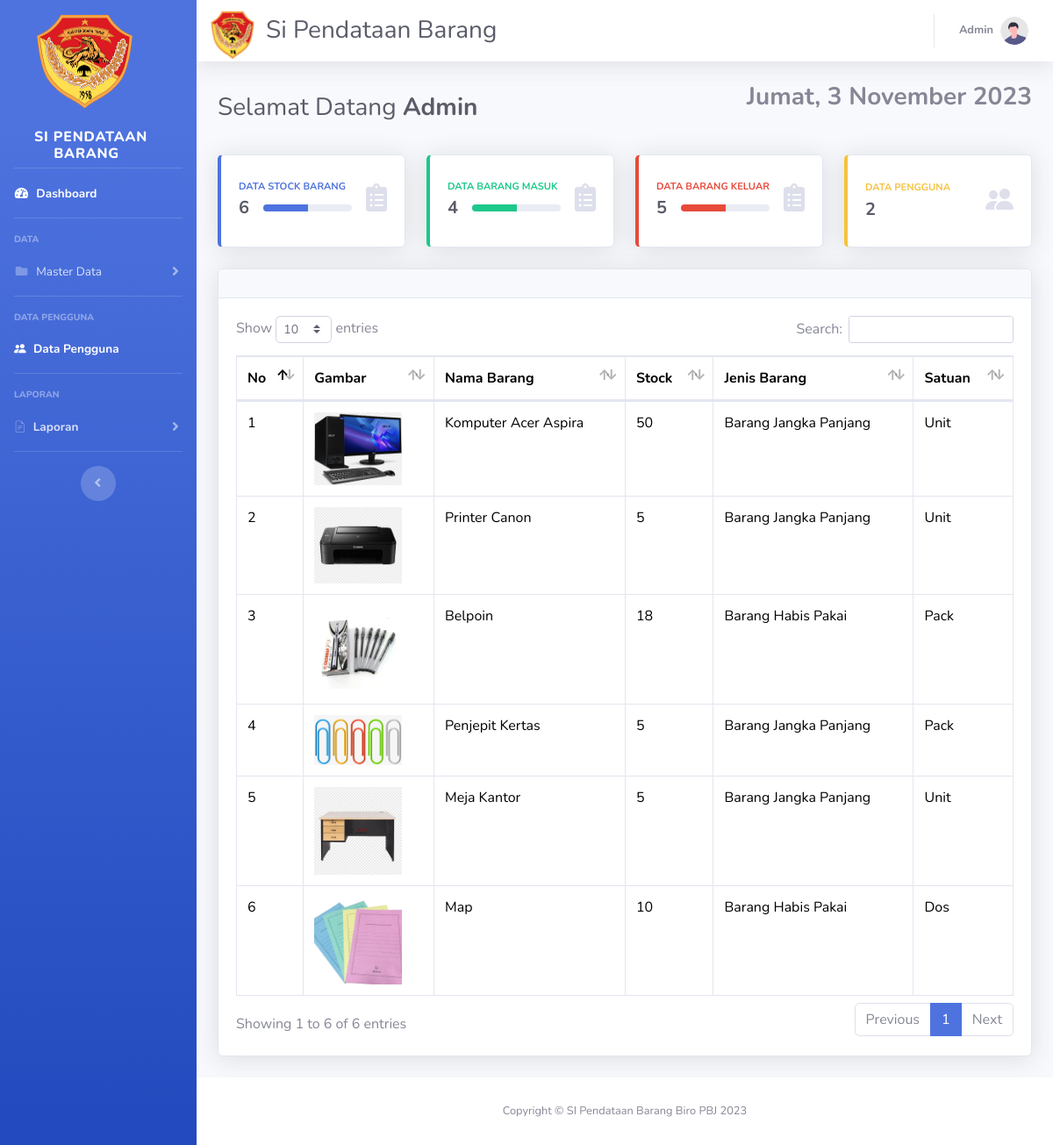
The page /home.php (signed in) on the database its author committed.
### tables this page shows
CREATE TABLE `stock_barang` (
  `kode_stok` int(11) NOT NULL,
  `jumlah_seluruh` varchar(25) NOT NULL,
  `nama_barang` varchar(25) NOT NULL,
  `jenis` varchar(25) NOT NULL,
  `satuan` varchar(25) NOT NULL,
  `image` varchar(99) DEFAULT NULL,
  `created_at` datetime NOT NULL DEFAULT current_timestamp(),
  `updated_at` datetime NOT NULL DEFAULT current_timestamp()
);

### function.php (called while the page is built, shortened)
<?php
$baseURL = "http://$_SERVER[HTTP_HOST]/apps/revisi/Pbj/";

### home.php (the view, shortened to what this page needs)
<?php
require 'function.php';
$get1 = mysqli_query($conn, "SELECT * FROM stock_barang");
$count1 = mysqli_num_rows($get1);
$get2 = mysqli_query($conn, "SELECT * FROM barang_masuk");
$count2 = mysqli_num_rows($get2);
$get3 = mysqli_query($conn, "SELECT * FROM barang_keluar");
$count3 = mysqli_num_rows($get3);
$get4 = mysqli_query($conn, "SELECT * FROM login");
$count4 = mysqli_num_rows($get4);
?>
<!DOCTYPE html>
<html lang="en">
<head>
    <link rel="stylesheet" href="https://cdn.jsdelivr.net/npm/bootstrap-icons@1.11.1/font/bootstrap-icons.css">
    <link href="vendor/fontawesome-free/css/all.min.css" rel="stylesheet" type="text/css">
    <link href="css/sb-admin-2.min.css" rel="stylesheet">
    <link href="vendor/datatables/dataTables.bootstrap4.min.css" rel="stylesheet">
</head>
<body id="page-top">
    <div id="wrapper">
        <?php require_once("sidebar.php"); ?>
        <div id="content-wrapper" class="d-flex flex-column">
            <div id="content">
                <nav class="navbar navbar-expand navbar-light bg-white topbar mb-4 static-top shadow">
                    <div class="container-fluid"><img src="img/logo-removebg-preview.png" width="50" height="56" style="margin-top: 91px;padding-top: 0px;margin-bottom: 82px;">
                        <h3 class="text-dark mb-0" style="padding-right: 0px;margin-right: -579px;padding-left: 13px;">Si Pendataan Barang</h3>
                        <ul class="navbar-nav ml-auto">
                            <li class="nav-item dropdown no-arrow">
                                <a class="nav-link dropdown-toggle" href="#" id="userDropdown" role="button" data-toggle="dropdown" aria-haspopup="true" aria-expanded="false">
                                    <span class="mr-2 d-none d-lg-inline text-gray-600 small"><b><?php echo $_SESSION['level']; ?></b></span>
                                    <img class="img-profile rounded-circle" src="img/undraw_profile.svg">
                                </a>
                            </li>
                        </ul>
                </nav>
                <div class="container-fluid">
                    <div class="d-sm-flex align-items-center justify-content-between mb-4">
                        <h1 class="h3 mb-0 text-gray-800">Selamat Datang <b> <?php echo $_SESSION['level']; ?></b></h1>
                        <ul class="notification-area pull-right">
                            <h3>
                                <div class="date">
                                    <b>
                                    </b>
                                </div>
                            </h3>
                        </ul>
                    </div>
                    <div class="row">
                        <div class="col-xl-3 col-md-6 mb-4">
                            <div class="card border-left-primary shadow h-100 py-2">
                                <div class="card-body">
                                    <div class="row no-gutters align-items-center">
                                        <div class="col mr-2">
                                            <div class="text-xs font-weight-bold text-primary text-uppercase mb-1">Data Stock Barang
                                            </div>
                                            <div class="row no-gutters align-items-center">
                                                <div class="col-auto">
                                                    <div class="h5 mb-0 mr-3 font-weight-bold text-gray-800"><?= $count1; ?></div>
                                                </div>
                                                <div class="col">
                                                    <div class="progress progress-sm mr-2">
                                                        <div class="progress-bar bg-primary" role="progressbar" style="width: 50%" aria-valuenow="50" aria-valuemin="0" aria-valuemax="100"></div>
                                                    </div>
                                                </div>
                                            </div>
                                        </div>
                                        <div class="col-auto">
                                            <i class="fas fa-clipboard-list fa-2x text-gray-300"></i>
                                        </div>
                                    </div>
                                </div>
                            </div>
                        </div>
                        <div class="col-xl-3 col-md-6 mb-4">
                            <div class="card border-left-success shadow h-100 py-2">
                                <div class="card-body">
                                    <div class="row no-gutters align-items-center">
                                        <div class="col mr-2">
                                            <div class="text-xs font-weight-bold text-success text-uppercase mb-1">Data Barang Masuk
                                            </div>
                                            <div class="row no-gutters align-items-center">
                                                <div class="col-auto">
                                                    <div class="h5 mb-0 mr-3 font-weight-bold text-gray-800"><?= $count2; ?></div>
                                                </div>
                                                <div class="col">
                                                    <div class="progress progress-sm mr-2">
                                                        <div class="progress-bar bg-success" role="progressbar" style="width: 50%" aria-valuenow="50" aria-valuemin="0" aria-valuemax="100"></div>
                                                    </div>
                                                </div>
                                            </div>
                                        </div>
                                        <div class="col-auto">
                                            <i class="fas fa-clipboard-list fa-2x text-gray-300"></i>
                                        </div>
                                    </div>
                                </div>
                            </div>
                        </div>
                        <div class="col-xl-3 col-md-6 mb-4">
                            <div class="card border-left-danger shadow h-100 py-2">
                                <div class="card-body">
                                    <div class="row no-gutters align-items-center">
                                        <div class="col mr-2">
                                            <div class="text-xs font-weight-bold text-danger text-uppercase mb-1">Data Barang keluar
                                            </div>
                                            <div class="row no-gutters align-items-center">
                                                <div class="col-auto">
                                                    <div class="h5 mb-0 mr-3 font-weight-bold text-gray-800"><?= $count3; ?></div>
                                                </div>
                                                <div class="col">
                                                    <div class="progress progress-sm mr-2">
                                                        <div class="progress-bar bg-danger" role="progressbar" style="width: 50%" aria-valuenow="50" aria-valuemin="0" aria-valuemax="100"></div>
                                                    </div>
                                                </div>
                                            </div>
                                        </div>
                                        <div class="col-auto">
                                            <i class="fas fa-clipboard-list fa-2x text-gray-300"></i>
                                        </div>
                                    </div>
                                </div>
                            </div>
                        </div>
                        <div class="col-xl-3 col-md-6 mb-4">
                            <div class="card border-left-warning shadow h-100 py-2">
                                <div class="card-body">
                                    <div class="row no-gutters align-items-center">
                                        <div class="col mr-2">
                                            <div class="text-xs font-weight-bold text-warning text-uppercase mb-1">
                                                Data Pengguna</div>
                                            <div class="h5 mb-0 font-weight-bold text-gray-800"><?= $count4; ?></div>
                                        </div>
                                        <div class="col-auto">
                                            <i class="bi bi-people-fill fa-2x text-gray-300"></i>
                                        </div>
                                    </div>
                                </div>
                            </div>
                        </div>
                    </div>
                    <div class="card shadow mb-4">
                        <div class="card-header py-3">
                        </div>
                        <div class="card-body">
                            <div class="table-responsive">
                                <table class="table table-bordered" id="dataTable" width="100%" cellspacing="0">
                                    <thead>
                                        <tr>
                                            <th>No</th>
                                            <th>Gambar</th>
                                            <th>Nama Barang</th>
                                            <th>Stock</th>
                                            <th>Jenis Barang</th>
                                            <th>Satuan</th>
                                        </tr>
                                    </thead>
                                    <tbody>
                                        <?php
                                        $i = 1;
                                        $ambilsemuadatastock = mysqli_query($conn, "SELECT * FROM stock_barang");
                                        while ($data = mysqli_fetch_array($ambilsemuadatastock)) {
                                            $nama_barang = $data['nama_barang'];
                                            $jumlah_seluruh = $data['jumlah_seluruh'];
                                            $jenis = $data['jenis'];
                                            $satuan = $data['satuan'];
                                            $gambar = $data['image'];
                                            if ($gambar == null) {
                                                $img = 'No Photo';
                                            } else {
                                                $img = '<img src="images/' . $gambar . '" class="zoomable">';
                                            }
                                        ?>
                                            <tr>
                                                <td><?= $i++; ?></td>
                                                <td><?= $img; ?></td>
                                                <td><?= $nama_barang; ?></td>
                                                <td><?= $jumlah_seluruh; ?></td>
                                                <td><?= $jenis; ?></td>
                                                <td><?= $satuan; ?></td>
                                            </tr>
                                        <?php
                                        };
                                        ?>
                                    </tbody>
                                </table>
                            </div>
                        </div>
                    </div>
                </div>
            </div>
            <footer class="sticky-footer bg-white">
                <div class="container my-auto">
                    <div class="copyright text-center my-auto">
                        <span>Copyright &copy; SI Pendataan Barang Biro PBJ 2023</span>
                    </div>
                </div>
            </footer>
        </div>
    </div>
</body>
</html>

### sidebar.php (shortened to what this page needs)
<ul class="navbar-nav bg-gradient-primary sidebar sidebar-dark accordion" id="accordionSidebar">
  <div class="container-fluid d-flex flex-column p-0"><a class="navbar-brand d-flex justify-content-center align-items-center sidebar-brand m-0" href="home.php" style="margin-bottom: -35px;padding-bottom: 97px;"><img src="img/logo-removebg-preview.png" width="111" height="110" style="padding-top: 0px;margin-top: 91px;">
      <a class="navbar-brand d-flex justify-content-center align-items-center sidebar-brand m-0" href="<?= $baseURL ?>home.php" style="margin-top: -39px;margin-bottom: -22px;"><span style="padding-top: 0px;margin-top: 38px;">&nbsp;Barang</span>
        <div class="sidebar-brand-text mx-3"><span style="margin-right: -116px;margin-left: -213px;">Si Pendataan</span></div>
      </a>
      <hr class="sidebar-divider my-0">
      <li class="nav-item active">
        <a class="nav-link" href="<?= $baseURL ?>home.php">
          <i class="fas fa-fw fa-tachometer-alt"></i>
          <span>Dashboard</span></a>
      </li>
      <hr class="sidebar-divider">
      <div class="sidebar-heading">
        Data
      </div>
      <?php
      if ($_SESSION['level'] == "Admin") { ?>
        <li class="nav-item">
          <a class="nav-link collapsed" href="#" data-toggle="collapse" data-target="#collapsePages" aria-expanded="true" aria-controls="collapsePages">
            <i class="fas fa-fw fa-folder"></i>
            <span>Master Data</span>
          </a>
        </li>
        <hr class="sidebar-divider">
        <div class="sidebar-heading">
          Data Pengguna
        </div>
        <li class="nav-item active">
          <a class="nav-link" href="<?= $baseURL ?>data.php">
            <i class="bi bi-people-fill"></i>
            <span>Data Pengguna</span></a>
        </li>
        <hr class="sidebar-divider">
      <?php } ?>
      <div class="sidebar-heading">
        Laporan
      </div>
      <li class="nav-item">
        <a class="nav-link collapsed" href="#" data-toggle="collapse" data-target="#collapseUtilities" aria-expanded="true" aria-controls="collapseUtilities">
          <i class="bi bi-file-earmark-text"></i>
          <span><b>Laporan</b></span>
        </a>
      </li>
      <hr class="sidebar-divider d-none d-md-block">
      <div class="text-center d-none d-md-inline">
        <button class="rounded-circle border-0" id="sidebarToggle"></button>
      </div>
</ul>

### home.php (style rules this page uses)
.zoomable { width: 100px; }

### rows shown on the page
stock_barang: image (picture), nama_barang "Komputer Acer Aspira", jumlah_seluruh "50", jenis "Barang Jangka Panjang", satuan "Unit"
stock_barang: image (picture), nama_barang "Printer Canon", jumlah_seluruh "5", jenis "Barang Jangka Panjang", satuan "Unit"
stock_barang: image (picture), nama_barang "Belpoin", jumlah_seluruh "18", jenis "Barang Habis Pakai", satuan "Pack"
stock_barang: image (picture), nama_barang "Penjepit Kertas", jumlah_seluruh "5", jenis "Barang Jangka Panjang", satuan "Pack"
stock_barang: image (picture), nama_barang "Meja Kantor", jumlah_seluruh "5", jenis "Barang Jangka Panjang", satuan "Unit"
stock_barang: image (picture), nama_barang "Map", jumlah_seluruh "10", jenis "Barang Habis Pakai", satuan "Dos"

### other values the page prints
$_SESSION['level'] "Admin"
$count1 "6"
$count2 "4"
$count3 "5"
$count4 "2"
